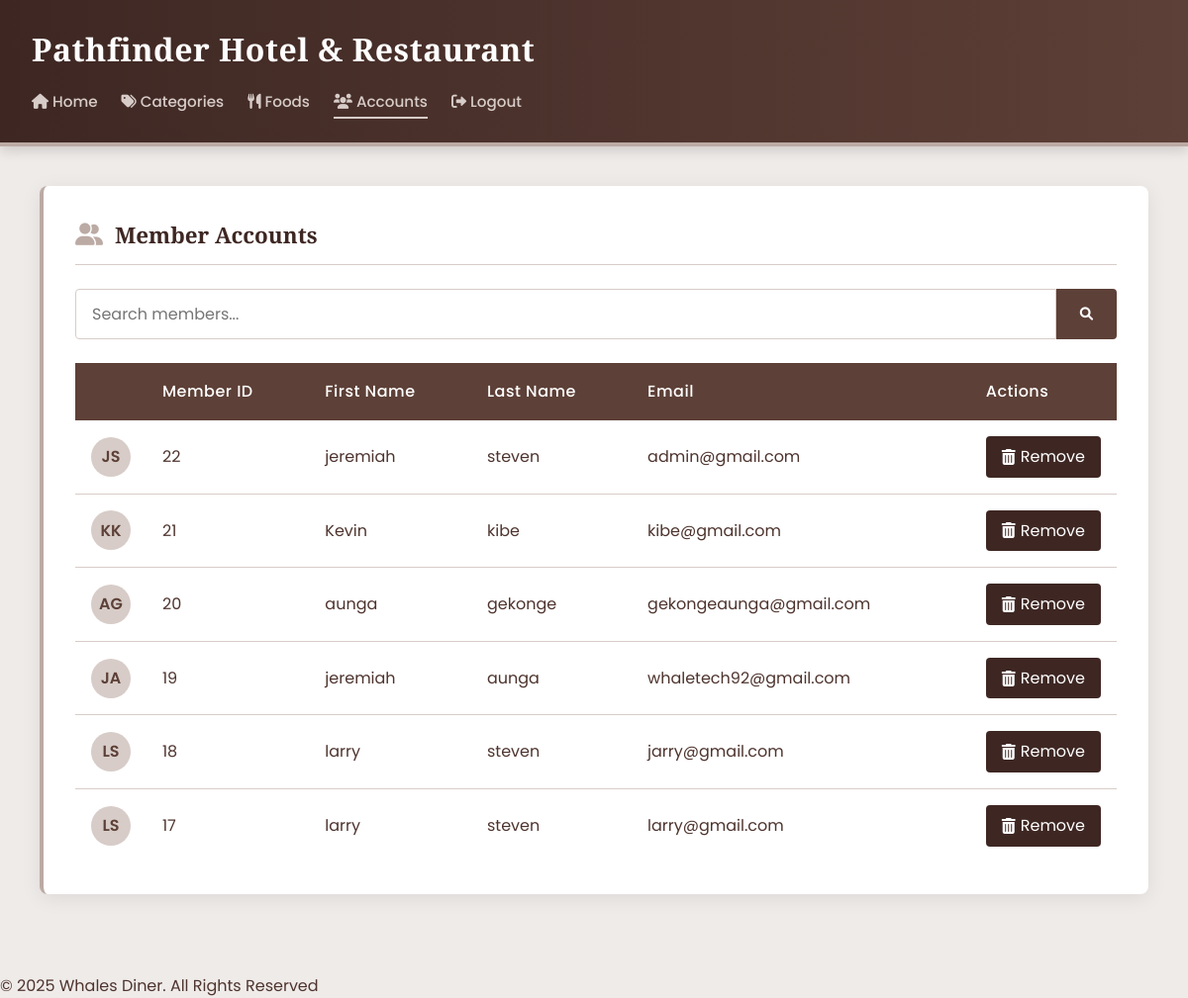
/admin/accounts.php (signed in), run on the app's committed database.
### tables this page shows
CREATE TABLE `members` (
  `member_id` int(11) UNSIGNED NOT NULL,
  `firstname` varchar(100) DEFAULT NULL,
  `lastname` varchar(100) DEFAULT NULL,
  `login` varchar(100) NOT NULL DEFAULT '',
  `passwd` varchar(32) NOT NULL DEFAULT '',
  `question_id` int(5) NOT NULL,
  `answer` varchar(45) NOT NULL
);

### admin/accounts.php (the view, shortened to what this page needs)
<?php
    $conn = mysqli_connect(DB_HOST, DB_USER, DB_PASSWORD, DB_DATABASE);
    $result = mysqli_query($conn, "SELECT * FROM members ORDER BY member_id DESC")
        or die("There are no records to display ... \n" . mysqli_error());
?>
<!DOCTYPE html>
<html xmlns="http://www.w3.org/1999/xhtml">
<head>
<link rel="stylesheet" href="https://cdnjs.cloudflare.com/ajax/libs/font-awesome/6.0.0/css/all.min.css">
</head>
<body>
<div id="page">
    <div id="header">
        <h1>Pathfinder Hotel & Restaurant</h1>
        <div class="nav-links">
            <a href="index.php"><i class="fas fa-home"></i> Home</a>
            <a href="categories.php"><i class="fas fa-tags"></i> Categories</a>
            <a href="foods.php"><i class="fas fa-utensils"></i> Foods</a>
            <a href="accounts.php" class="active"><i class="fas fa-users"></i> Accounts</a>
            <a href="logout.php"><i class="fas fa-sign-out-alt"></i> Logout</a>
        </div>
    </div>
    <div id="container">
        <div class="card">
            <h2 class="card-title"><i class="fas fa-user-friends"></i> Member Accounts</h2>
            <div class="search-bar">
                <input type="text" class="search-input" placeholder="Search members..." id="searchInput">
                <button class="search-btn" type="button">
                    <i class="fas fa-search"></i>
                </button>
            </div>
            <div class="table-container">
                <table class="table" id="membersTable">
                    <thead>
                        <tr>
                            <th style="width: 60px;"></th>
                            <th>Member ID</th>
                            <th>First Name</th>
                            <th>Last Name</th>
                            <th>Email</th>
                            <th style="width: 120px;">Actions</th>
                        </tr>
                    </thead>
                    <tbody>
                        <?php while ($row = mysqli_fetch_array($result)): ?>
                        <tr>
                            <td>
                                <div class="member-avatar">
                                    <?php echo substr(htmlspecialchars($row['firstname']), 0, 1) . substr(htmlspecialchars($row['lastname']), 0, 1); ?>
                                </div>
                            </td>
                            <td><?php echo htmlspecialchars($row['member_id']); ?></td>
                            <td><?php echo htmlspecialchars($row['firstname']); ?></td>
                            <td><?php echo htmlspecialchars($row['lastname']); ?></td>
                            <td><?php echo htmlspecialchars($row['login']); ?></td>
                            <td>
                                <a href="delete-member.php?id=<?php echo $row['member_id']; ?>" class="action-link" onclick="return confirm('Are you sure you want to delete this member account?')">
                                    <i class="fas fa-trash-alt"></i> Remove
                                </a>
                            </td>
                        </tr>
                        <?php endwhile; ?>
                    </tbody>
                </table>
            </div>
        </div>
    </div>
    <?php include 'footer.php'; ?>
</div>
</body>
</html>

### admin/accounts.php (style rules this page uses)
:root { --primary: #5D4037; --secondary: #8D6E63; --accent: #D7CCC8; --highlight: #BCAAA4; --light: #EFEBE9; --dark: #3E2723; --text: #4E342E; --text-light: #8D6E63; }
* { margin: 0; padding: 0; box-sizing: border-box; }
body { font-family: 'Poppins', sans-serif; background-color: var(--light); color: var(--text); line-height: 1.6; }
#page { display: flex; flex-direction: column; min-height: 100vh; }
#header { background: linear-gradient(to right, var(--dark), var(--primary)); color: white; padding: 1.5rem 2rem; box-shadow: 0 4px 12px rgba(0,0,0,0.15); border-bottom: 4px solid var(--highlight); }
#header h1 { font-family: 'Playfair Display', serif; font-weight: 600; margin-bottom: 0.75rem; font-size: 2rem; letter-spacing: 0.5px; }
.nav-links { display: flex; flex-wrap: wrap; gap: 1.5rem; }
.nav-links a { color: var(--accent); text-decoration: none; font-weight: 500; padding: 0.25rem 0; transition: all 0.3s ease; position: relative; font-size: 0.95rem; }
.nav-links a:after { content: ''; position: absolute; width: 0; height: 2px; bottom: 0; left: 0; background-color: var(--accent); transition: width 0.3s ease; }
.nav-links a:hover:after, .nav-links a.active:after { width: 100%; }
#container { flex: 1; padding: 2.5rem; max-width: 1200px; width: 100%; margin: 0 auto; }
.card { background: white; border-radius: 8px; box-shadow: 0 4px 20px rgba(0,0,0,0.08); padding: 2rem; margin-bottom: 2.5rem; border-left: 4px solid var(--highlight); }
.card-title { color: var(--dark); margin-bottom: 1.5rem; padding-bottom: 0.75rem; border-bottom: 1px solid var(--accent); font-family: 'Playfair Display', serif; font-size: 1.4rem; font-weight: 600; display: flex; align-items: center; }
.card-title i { margin-right: 12px; color: var(--highlight); }
.table-container { overflow-x: auto; margin-top: 1.5rem; }
.table { width: 100%; border-collapse: collapse; min-width: 800px; }
.table th { background: var(--primary); color: white; padding: 1rem; text-align: left; font-weight: 500; letter-spacing: 0.5px; }
.table td { padding: 1rem; border-bottom: 1px solid var(--accent); }
.table tr:last-child td { border-bottom: none; }
.action-link { display: inline-flex; align-items: center; padding: 0.5rem 1rem; background-color: var(--dark); color: white; border-radius: 4px; text-decoration: none; transition: all 0.3s ease; }
.action-link i { margin-right: 5px; }
.member-avatar { width: 40px; height: 40px; border-radius: 50%; background-color: var(--accent); display: flex; align-items: center; justify-content: center; color: var(--primary); font-weight: 600; text-transform: uppercase; }
.search-bar { display: flex; margin-bottom: 1.5rem; }
.search-input { flex: 1; padding: 0.75rem 1rem; border: 1px solid var(--accent); border-radius: 4px 0 0 4px; font-family: inherit; font-size: 1rem; transition: all 0.3s ease; }
.search-btn { padding: 0 1.5rem; background: var(--primary); color: white; border: none; border-radius: 0 4px 4px 0; cursor: pointer; transition: all 0.3s ease; }

### data on the page
members: firstname "J", lastname "S", member_id "22", firstname "jeremiah", lastname "steven", login "admin@gmail.com"
members: firstname "K", lastname "K", member_id "21", firstname "Kevin", lastname "kibe", login "kibe@gmail.com"
members: firstname "A", lastname "G", member_id "20", firstname "aunga", lastname "gekonge", login "gekongeaunga@gmail.com"
members: firstname "J", lastname "A", member_id "19", firstname "jeremiah", lastname "aunga", login "whaletech92@gmail.com"
members: firstname "L", lastname "S", member_id "18", firstname "larry", lastname "steven", login "jarry@gmail.com"
members: firstname "L", lastname "S", member_id "17", firstname "larry", lastname "steven", login "larry@gmail.com"
